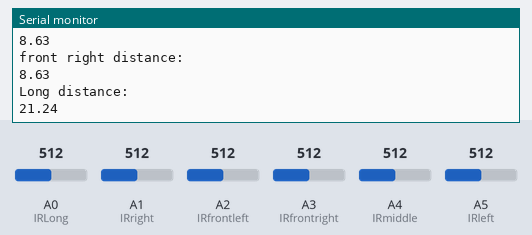
Recording of a sketch running on a simulated Arduino Uno, built with avr-gcc and run on an emulated ATmega328P. Parts: the last lines printed to the serial monitor. Inputs (shaded band) come from the test bench; at power-on: A0 (IRLong) = 512, A1 (IRright) = 512, A2 (IRfrontleft) = 512, A3 (IRfrontright) = 512, A4 (IRmiddle) = 512, A5 (IRleft) = 512.

Above: at 1.2 s.
1.3 s: A0 (IRLong) set to 716
At 2.6 s:
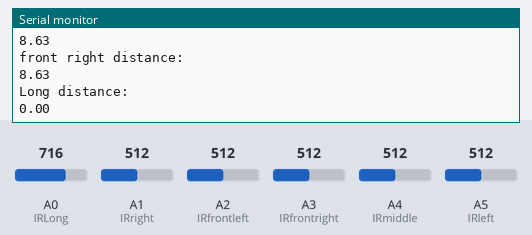
2.8 s: A1 (IRright) set to 306
4.3 s: A0 (IRLong) set to 306
At 6.0 s:
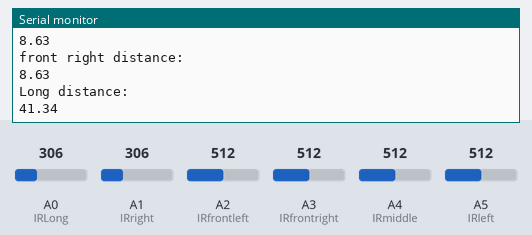
Timing chart, 0 to 7.5 s (numbered marks = the images above; inputs shaded):
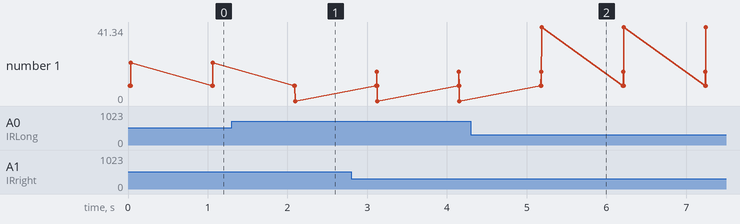

Measured:
- after the input at 1.3 s, the serial monitor: prints a new line after 0.80 s (image 1)
- after the input at 4.3 s, the serial monitor: prints a new line after 0.89 s (image 2)
- plotted number 1: 21.24 → 0 after the input at 1.3 s, 0 → 41.34 after the input at 4.3 s

The sketch:

ir.ino
```cpp
#include <QuickStats.h>

#include <DualVNH5019MotorShield.h>
DualVNH5019MotorShield md;
int IRmiddle = 4;
int IRleft = 5;// analog pin used to connect the sharp sensor
int IRright = 1;//pin 5 left
int IRfrontright = 3;//pin 4 right
int IRfrontleft = 2;//pin 3 front right
int IRLong = 0;
//pin 2 front left
volatile double distMid = 0;                 // variable to store the values from sensor(initially zero)
volatile double distLeft = 0;
volatile double distRight = 0;
volatile double distFrontRight = 0;
volatile double distFrontLeft = 0;
volatile double distLong=0;
volatile double vMid = 0;
volatile double vLeft = 0;
volatile double vRight = 0;
volatile double vFrontRight = 0;
volatile double vFrontLeft = 0;
volatile double vLong=0;
volatile double vMidAv=0;
volatile double vLeftAv=0;
volatile double vRightAv=0;
volatile double vFrontRightAv=0;
volatile double vFrontLeftAv=0;
volatile double vLongAv=0;
volatile double distance=0;

double v=0;
QuickStats stats;
float arrleft[30];
float arrright[30];
float arrmid[30];
float arrfrontleft[30];
float arrfrontright[30];
float arrlong[30];


void setup()
{
  Serial.begin(115200);               // starts the serial monitor
  //md.init();
}

bool equal(double x, double y){
  return fabs(x-y) < 1e-9;
}

void countVoltage(){
  for(int i=0;i<30;i++){
    arrleft[i]=analogRead(IRleft);
    arrright[i]=analogRead(IRright);
    arrmid[i]=analogRead(IRmiddle);
    arrfrontleft[i]=analogRead(IRfrontleft);
    arrfrontright[i]=analogRead(IRfrontright);
    arrlong[i]=analogRead(IRLong);
  }
  stats.bubbleSort(arrleft,30);
  stats.bubbleSort(arrright,30);
  stats.bubbleSort(arrmid,30);
  stats.bubbleSort(arrfrontleft,30);
  stats.bubbleSort(arrfrontright,30);
  stats.bubbleSort(arrlong,30);

  vMidAv=stats.median(arrmid,30)*0.0048828125;
  vLeftAv=stats.median(arrleft,30)*0.0048828125;
  vRightAv=stats.median(arrright,30)*0.0048828125;
  vFrontRightAv=stats.median(arrfrontright,30)*0.0048828125;
  vFrontLeftAv=stats.median(arrfrontleft,30)*0.0048828125;
  vLongAv= stats.median(arrlong,30)*0.0048828125;
  vMid=0;
  vLeft=0;
  vRight=0;
  vFrontRight=0;
  vFrontLeft=0;
  vLong=0;
  distance=0;
}

void countDistance(){
  distMid = ShortDistance(vMidAv);
  distLeft = ShortDistance(vLeftAv);
  distRight = ShortDistance(vRightAv);
  distFrontRight = ShortDistance(vFrontRightAv);
  distFrontLeft = ShortDistance(vFrontLeftAv);
  distLong = LongDistance(vLongAv);
}

double LongDistance(double voltage){
  if(voltage<=2.759 && voltage>=2.5){
    distance =-24.111*voltage + 81.522;
  }
  else if(voltage<2.5 && voltage>=2){
    distance = -47.471*voltage + 128.91;
  }
  else if(voltage<2 && voltage>=1.552){
    distance = -21.276*voltage + 72.648;
  }
  else if(voltage<1.552 && voltage>=1.241){
    distance = -33.226*voltage + 90.985;
  }
  else if(voltage<1.241 && voltage>=1.052){
    distance = -50.246*voltage + 112.41;
  }
  else if(voltage<1.052 && voltage>=0.897){
    distance = -72.569*voltage + 135.69;
  }
  else if(voltage<0.897 && voltage>=0.81){
    distance = -109.77*voltage + 169.36;
  }
  else if(voltage<0.81 && voltage>=0.707){
    distance = -109.84*voltage + 169.42;
  }
  else if(voltage<0.707 && voltage>=0.638){
    distance = -150.58*voltage + 198.57;
  }
  else if(voltage<0.638 && voltage>=0.534){
    distance = -168.27*voltage + 209.86;
  }
  else if(voltage<0.534&&voltage>=0.431){
    distance = -291.26*voltage + 275.53;
  }
  else{
    distance = -1;
  }
}


double ShortDistance(double voltage){
  if(voltage<=3 && voltage>=2.239){
    distance =-5.2562*voltage + 21.769;
  }
  else if(voltage<2.239 && voltage>=1.63){
    distance = -6.5681*voltage + 24.706;
  }
  else if(voltage<1.63 && voltage>=1.2893){
    distance = -17.291*voltage + 42.184;
  }
  else if(voltage<1.2893 && voltage>=1.065){
    distance = -20.642*voltage + 46.484;
  }
  else if(voltage<1.065 && voltage>=0.8913){
    distance = -31.664*voltage + 58.222;
  }
  else if(voltage<0.8913 && voltage>=0.7174){
    distance = -57.504*voltage + 81.254;
  }
  else if(voltage<0.7174 && voltage>=0.587){
    distance = -76.687*voltage + 95.015;
  }
  /*else if(voltage<0.587 && voltage>=0.4783){
    distance = -91.996*voltage + 104;
  }
  else if(voltage<0.4783 && voltage>=0.3913){
    distance = -114.94*voltage + 114.98;
  }
  else if(voltage<0.3913 && voltage>=0.3696){
    distance = -1;
  }*/
  else{
    distance = -1;
  }
}
// 13 25
void loop()
{
  //md.setSpeeds(200,200);
  countVoltage();       // reads the value of the sharp sensor
  countDistance();
  Serial.println("mid distance: ");
  Serial.println(distMid);
  Serial.println("left distance: ");
  Serial.println(distLeft);
  Serial.println("right distance: ");
  Serial.println(distRight);
  Serial.println("front left distance: ");
  Serial.println(distFrontLeft);
  Serial.println("front right distance: ");// prints the value of the sensor to the serial monitor
  Serial.println(distFrontRight);
  Serial.println("Long distance: ");
  Serial.println(distLong);
  delay(1000);                    // wait for this much time before printing next value
}
```
